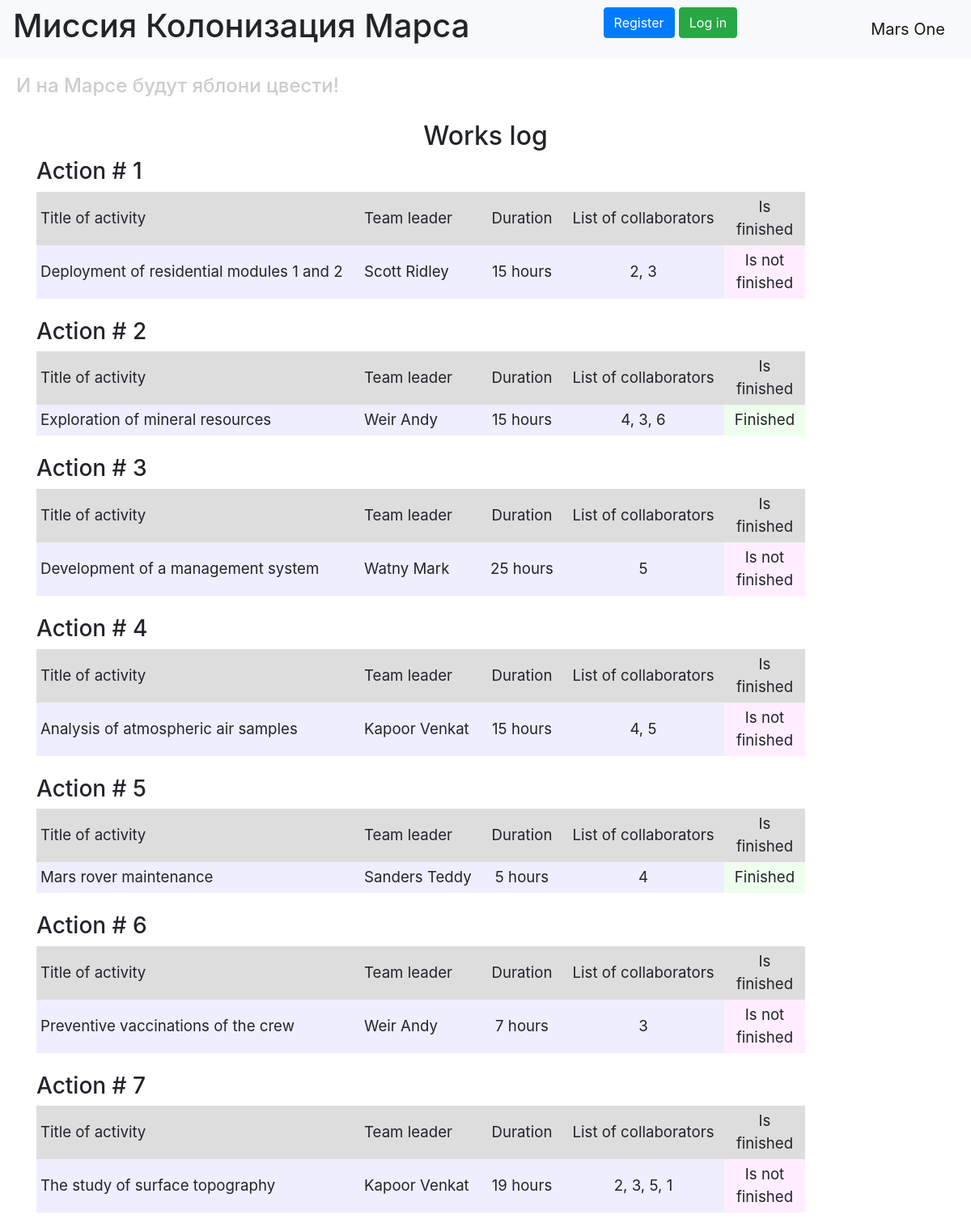
The page / on the database its author committed.
### data/jobs.py (models this page shows, shortened)
class Jobs(SqlAlchemyBase, UserMixin, SerializerMixin):
    __tablename__ = 'jobs'
    id = sqlalchemy.Column(sqlalchemy.Integer, primary_key=True, autoincrement=True)
    job = sqlalchemy.Column(sqlalchemy.String, nullable=True)
    work_size = sqlalchemy.Column(sqlalchemy.Integer, nullable=True, default=0)
    collaborators = sqlalchemy.Column(sqlalchemy.String, nullable=True)
    start_date = sqlalchemy.Column(sqlalchemy.DateTime, default=datetime.datetime.now)
    end_date = sqlalchemy.Column(sqlalchemy.DateTime, default=datetime.datetime.now)
    is_finished = sqlalchemy.Column(sqlalchemy.Boolean, default=True)
    team_leader = sqlalchemy.Column(sqlalchemy.Integer, sqlalchemy.ForeignKey("users.id"))
    user = orm.relation('User')

### data/users.py (models this page shows, shortened)
class User(SqlAlchemyBase, UserMixin, SerializerMixin):
    __tablename__ = 'users'
    id = sqlalchemy.Column(sqlalchemy.Integer, primary_key=True, autoincrement=True)
    surname = sqlalchemy.Column(sqlalchemy.String, nullable=True)
    name = sqlalchemy.Column(sqlalchemy.String, nullable=True)
    age = sqlalchemy.Column(sqlalchemy.Integer, nullable=True)
    position = sqlalchemy.Column(sqlalchemy.String, nullable=True)
    speciality = sqlalchemy.Column(sqlalchemy.String, nullable=True)
    address = sqlalchemy.Column(sqlalchemy.String, nullable=True)
    email = sqlalchemy.Column(sqlalchemy.String, index=True, unique=True, nullable=True)
    hashed_password = sqlalchemy.Column(sqlalchemy.String, nullable=True)
    modifed_date = sqlalchemy.Column(sqlalchemy.DateTime, default=datetime.datetime.now)
    jobs = orm.relation("Jobs", back_populates='user')

### main.py (the view)
@app.route("/")
def index():
    db_sess = db_session.create_session()
    jobs = db_sess.query(Jobs).all()
    users = db_sess.query(User).all()
    names = {name.id: (name.surname, name.name) for name in users}
    return render_template("index.html", jobs=jobs, names=names, title='Work log')

### data/db_session.py (called while the page is built)
def create_session() -> Session:
    global __factory
    return __factory()

### templates/index.html (shortened to what this page needs)
{% extends "base.html" %}
{% block content %}
<h2 align="center">Works log</h2>
{% for job in jobs %}
<h3>Action # {{ job.id }}</h3>
<div class="table_container">
    <table class="my_table">
        <tr class="my_row">
            <td class="title" width="400px" bgcolor="#dddddd">Title of activity</td>
            <td class="title" width="150px" bgcolor="#dddddd">Team leader</td>
            <td class="title" width="100px" bgcolor="#dddddd" align="center">Duration</td>
            <td class="title" width="200px" bgcolor="#dddddd" align="center">List of collaborators</td>
            <td class="title" width="100px" bgcolor="#dddddd" align="center">Is finished</td>
        </tr>
        <tr class="my_row">
            <td class="ordinary" bgcolor="#eeeeff">{{ job.job.capitalize() }}</td>
            <td class="ordinary" bgcolor="#eeeeff">{{ names[job.team_leader][0] }} {{ names[job.team_leader][1] }}</td>
            <td class="ordinary" bgcolor="#eeeeff" align="center">{{ job.work_size }} hours</td>
            <td class="ordinary" bgcolor="#eeeeff" align="center">{{ job.collaborators }}</td>
            {% if job.is_finished %}
            <td class="ordinary" bgcolor="#eeffee" align="center">Finished</td>
            {% else %}
            <td class="ordinary" bgcolor="#ffeeff" align="center">Is not finished</td>
            {% endif %}
        </tr>
    </table>
</div>
<br>
{% endfor %}
{% endblock %}

### templates/base.html (shortened to what this page needs)
<!DOCTYPE html>
<html lang="en">
<head>
    <link rel="stylesheet" href="https://stackpath.bootstrapcdn.com/bootstrap/4.4.1/css/bootstrap.min.css"
>
    <link rel="stylesheet" type="text/css" href="../static/css/style.css"/>
</head>
<body>
<header>
    <nav class="navbar navbar-light bg-light">
        <h1>Миссия Колонизация Марса</h1>
        {% if current_user.is_authenticated %}
        <a class="navbar-brand" href="/logout">{{ current_user.name }} {{ current_user.surname }}</a>
        {% else %}
        <p>
            <a class="btn btn-primary " href="/register">Register</a>
            <a class="btn btn-success" href="/login">Log in</a>
        </p>
        {% endif %}
        <a class="navbar-brand" href="#">Mars One</a>
    </nav>
    <h4>И на Марсе будут яблони цвести!</h4>
</header>
<main role="main" class="container">
    {% block content %}{% endblock %}
</main>
</body>
</html>

### static/css/style.css (style rules this page uses)
td.title { background-color: "#dddddd"; align: "center"; font-size: 14pt; padding: 5px; }
td.ordinary { background-color: "#eeeeff"; align: "center"; font-size: 14pt; padding: 5px; }
h4 { color: #cccccc; padding: 20px; }
p { font-size: 14pt; }

### rows shown on the page
Jobs: id "1", job "Deployment of residential modules 1 and 2", team_leader.surname "Scott", team_leader.name "Ridley", work_size "15", collaborators "2, 3", is_finished "Is not finished"
Jobs: id "2", job "Exploration of mineral resources", team_leader.surname "Weir", team_leader.name "Andy", work_size "15", collaborators "4, 3, 6", is_finished "Finished"
Jobs: id "3", job "Development of a management system", team_leader.surname "Watny", team_leader.name "Mark", work_size "25", collaborators "5", is_finished "Is not finished"
Jobs: id "4", job "Analysis of atmospheric air samples", team_leader.surname "Kapoor", team_leader.name "Venkat", work_size "15", collaborators "4, 5", is_finished "Is not finished"
Jobs: id "5", job "Mars rover maintenance", team_leader.surname "Sanders", team_leader.name "Teddy", work_size "5", collaborators "4", is_finished "Finished"
Jobs: id "6", job "Preventive vaccinations of the crew", team_leader.surname "Weir", team_leader.name "Andy", work_size "7", collaborators "3", is_finished "Is not finished"
Jobs: id "7", job "The study of surface topography", team_leader.surname "Kapoor", team_leader.name "Venkat", work_size "19", collaborators "2, 3, 5, 1", is_finished "Is not finished"
